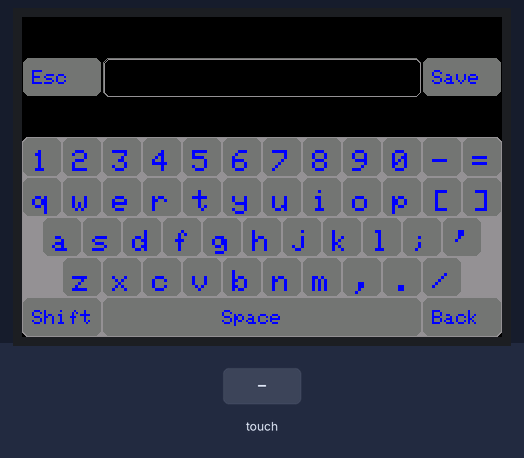
This sketch was run on a simulated Arduino Uno, built with avr-gcc and run on an emulated ATmega328P. On the bench: 480×320 colour display. The inputs (shaded band) are chosen by the test bench.

Above: at 1.8 s.
1.9 s: touch panel pressed at 13 % / 10 % of its raw x / y range
At 3.3 s:
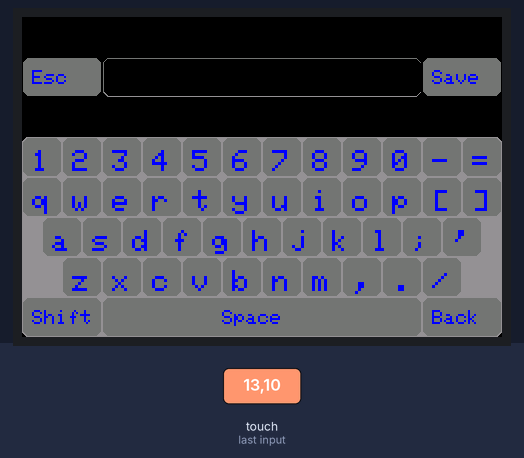
Timing chart, 0 to 4.9 s (numbered marks = the images above; inputs shaded):
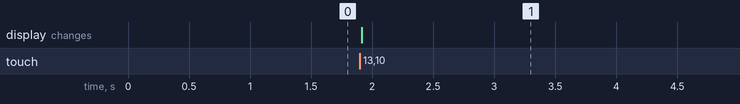

Measured:
- after the input at 1.9 s, the display: changes at once (image 1)

The sketch:

Arduino-TFT320x480_Qwerty.ino
```cpp
// ** TFT Config **
#include <MCUFRIEND_kbv.h>
// #include "Adafruit_GFX.h"// Hardware-specific library
//int keybordLayout[50][7]={{0, 0, 0, 40, 40, 49, 33}, {1, 40, 0, 40, 40, 50, 64}, {2, 80, 0, 40, 40, 51, 35}, {3, 120, 0, 40, 40, 52, 36}, {4, 160, 0, 40, 40, 53, 37}, {5, 200, 0, 40, 40, 54, 94}, {6, 240, 0, 40, 40, 55, 38}, {7, 280, 0, 40, 40, 56, 42}, {8, 320, 0, 40, 40, 57, 40}, {9, 360, 0, 40, 40, 48, 41}, {10, 400, 0, 40, 40, 45, 95}, {11, 440, 0, 40, 40, 61, 43}, {12, 0, 40, 40, 40, 113, 81}, {13, 40, 40, 40, 40, 119, 87}, {14, 80, 40, 40, 40, 101, 69}, {15, 120, 40, 40, 40, 114, 82}, {16, 160, 40, 40, 40, 116, 84}, {17, 200, 40, 40, 40, 121, 89}, {18, 240, 40, 40, 40, 117, 85}, {19, 280, 40, 40, 40, 105, 73}, {20, 320, 40, 40, 40, 111, 79}, {21, 360, 40, 40, 40, 112, 80}, {22, 400, 40, 40, 40, 91, 123}, {23, 440, 40, 40, 40, 93, 125}, {24, 20, 80, 40, 40, 97, 65}, {25, 60, 80, 40, 40, 115, 83}, {26, 100, 80, 40, 40, 100, 68}, {27, 140, 80, 40, 40, 102, 70}, {28, 180, 80, 40, 40, 103, 71}, {29, 220, 80, 40, 40, 104, 72}, {30, 260, 80, 40, 40, 106, 74}, {31, 300, 80, 40, 40, 107, 75}, {32, 340, 80, 40, 40, 108, 76}, {33, 380, 80, 40, 40, 59, 58}, {34, 420, 80, 40, 40, 39, 34}, {35, 40, 120, 40, 40, 122, 90}, {36, 80, 120, 40, 40, 120, 88}, {37, 120, 120, 40, 40, 99, 67}, {38, 160, 120, 40, 40, 118, 86}, {39, 200, 120, 40, 40, 98, 66}, {40, 240, 120, 40, 40, 110, 78}, {41, 280, 120, 40, 40, 109, 77}, {42, 320, 120, 40, 40, 44, 60}, {43, 360, 120, 40, 40, 46, 62}, {44, 400, 120, 40, 40, 47, 63}  , {45, 0, 160, 80, 40, 0, 0}, {46, 80, 160, 240, 40, 0, 0} , {47, 320, 160, 80, 40, 0, 0}, {48, 400, 160, 80, 40, 0, 0}};
int keybordLayout[50][7]={{0, 0, 120, 40, 40, 49, 33}, {1, 40, 120, 40, 40, 50, 64}, {2, 80, 120, 40, 40, 51, 35}, {3, 120, 120, 40, 40, 52, 36}, {4, 160, 120, 40, 40, 53, 37}, {5, 200, 120, 40, 40, 54, 94}, {6, 240, 120, 40, 40, 55, 38}, {7, 280, 120, 40, 40, 56, 42}, {8, 320, 120, 40, 40, 57, 40}, {9, 360, 120, 40, 40, 48, 41}, {10, 400, 120, 40, 40, 45, 95}, {11, 440, 120, 40, 40, 61, 43}, {12, 0, 160, 40, 40, 113, 81}, {13, 40, 160, 40, 40, 119, 87}, {14, 80, 160, 40, 40, 101, 69}, {15, 120, 160, 40, 40, 114, 82}, {16, 160, 160, 40, 40, 116, 84}, {17, 200, 160, 40, 40, 121, 89}, {18, 240, 160, 40, 40, 117, 85}, {19, 280, 160, 40, 40, 105, 73}, {20, 320, 160, 40, 40, 111, 79}, {21, 360, 160, 40, 40, 112, 80}, {22, 400, 160, 40, 40, 91, 123}, {23, 440, 160, 40, 40, 93, 125}, {24, 20, 200, 40, 40, 97, 65}, {25, 60, 200, 40, 40, 115, 83}, {26, 100, 200, 40, 40, 100, 68}, {27, 140, 200, 40, 40, 102, 70}, {28, 180, 200, 40, 40, 103, 71}, {29, 220, 200, 40, 40, 104, 72}, {30, 260, 200, 40, 40, 106, 74}, {31, 300, 200, 40, 40, 107, 75}, {32, 340, 200, 40, 40, 108, 76}, {33, 380, 200, 40, 40, 59, 58}, {34, 420, 200, 40, 40, 39, 34}, {35, 40, 240, 40, 40, 122, 90}, {36, 80, 240, 40, 40, 120, 88}, {37, 120, 240, 40, 40, 99, 67}, {38, 160, 240, 40, 40, 118, 86}, {39, 200, 240, 40, 40, 98, 66}, {40, 240, 240, 40, 40, 110, 78}, {41, 280, 240, 40, 40, 109, 77}, {42, 320, 240, 40, 40, 44, 60}, {43, 360, 240, 40, 40, 46, 62}, {44, 400, 240, 40, 40, 47, 63}, {45, 0, 280, 80, 40, 0, 0}, {46, 80, 280, 320, 40, 0, 0} , {47, 400, 280, 80, 40, 0, 0}, {48, 0, 40, 80, 40, 0, 0}, {49, 400, 40, 80, 40, 0, 0}};

MCUFRIEND_kbv tft;
#define LCD_CS A3 // Chip Select goes to Analog 3
#define LCD_CD A2 // Command/Data goes to Analog 2
#define LCD_WR A1 // LCD Write goes to Analog 1
#define LCD_RD A0 // LCD Read goes to Analog 0
#define LCD_RESET A4 // Can alternately just connect to Arduino's reset pin
// Data D2-D9

// ** microSD Config **
// microSD D10-D13.

// ** Touchscreen Config **
#include <TouchScreen.h>
const int XP = 7, XM = A1, YP = A2, YM = 6; //ID=0x6814 Touchscreen pins
const int TS_LEFT=136,TS_RT=907,TS_TOP=139,TS_BOT=942; // Touchscreen default values
TouchScreen ts = TouchScreen(XP, YP, XM, YM, 300);
TSPoint tp;
#define MINPRESSURE 200
#define MAXPRESSURE 1000

// Assign human-readable names to some common 16-bit color values:
#define BLACK   0x0000
#define BLUE    0x001F
#define RED     0xF800
#define GREEN   0x07E0
#define CYAN    0x07FF
#define MAGENTA 0xF81F
#define YELLOW  0xFFE0
#define WHITE   0xFFFF
#define GRAY   0x9492
#define DARK_GRAY   0x73AE

int buttonWidth = 40;
int buttonHeight = 40;
bool keyboardShift=false;
String chartName;
void setup() {
  uint16_t ID = tft.readID(); //
  tft.begin(ID);
  tft.fillScreen(BLACK);
  tft.setRotation(1);
  showKeyboard();
}
void showKeyboard(){
  keyboardShift=false;
  tft.fillRoundRect(0, 120, 480, 200, 6, GRAY);
  int n, key;
  for (n=0;n<50;n++){
    showButton(keybordLayout[n][1], keybordLayout[n][2], keybordLayout[n][3], keybordLayout[n][4],false, char(keybordLayout[n][5]));
  }
  tft.setTextColor(BLUE);
  tft.setTextSize(2);
  tft.setCursor(10, 293);
  tft.print("Shift");
  tft.setCursor(410, 293);
  tft.print("Back");
  tft.setCursor(200, 293);
  tft.print("Space");
  tft.setCursor(10, 53);
  tft.print("Esc");
  tft.setCursor(410, 53);
  tft.print("Save");
  tft.drawRoundRect(81, 41, 318, 39, 6, DARK_GRAY);
  tft.drawRoundRect(82, 42, 317, 38, 6, GRAY);
}


void loop() {
  // put your main code here, to run repeatedly:
  readTouchScreen();
}
void readTouchScreen() {
  uint16_t xpos, ypos; //screen coordinates
  int n;
  tp = ts.getPoint();   //tp.x, tp.y are ADC values
  pinMode(XM, OUTPUT);
  pinMode(YP, OUTPUT);
  if (tp.z > MINPRESSURE && tp.z < MAXPRESSURE) {
    xpos = map(tp.y, TS_TOP, TS_BOT, 0, tft.width());
    ypos = map(tp.x, TS_RT, TS_LEFT, 0, tft.height());

  for (n=0;n<50;n++){
    if (xpos>keybordLayout[n][1] and ypos>keybordLayout[n][2] and xpos<keybordLayout[n][1]+keybordLayout[n][3] and ypos<keybordLayout[n][2]+keybordLayout[n][4]){
      if(keybordLayout[n][0]<45){
        if (keyboardShift==false){chartName=chartName+char(keybordLayout[n][5]);}
        else {chartName=chartName+char(keybordLayout[n][6]);}
      }
      if(keybordLayout[n][0]==45){
        if (keyboardShift==false){keyboardShift=true;}
        else {keyboardShift=false;}

      }
      if(keybordLayout[n][0]==46){
        chartName=chartName+" ";
      }
      if(keybordLayout[n][0]==47){
        chartName=chartName.substring(0, chartName.length()-1);
      }


    }
  }
  tft.fillRoundRect(82, 42, 317, 37, 6, BLACK);
  tft.setTextColor(BLUE);
  tft.setTextSize(3);
  tft.setCursor(90, 50);
  tft.print(chartName);
  delay(200);
  }
}


void showButton(int fx, int fy, int tx, int ty, bool selected, char buttonLabel){
  uint16_t buttonColor=DARK_GRAY;
  if (selected == true) buttonColor=WHITE;
  tft.fillRoundRect(fx+1, fy+1, tx-2, ty-2, 6, buttonColor);
  tft.drawRoundRect(fx+1, fy+1, tx-2, ty-2, 6, DARK_GRAY);
  tft.setCursor(fx+10, fy+13);
  tft.setTextColor(BLUE);
  tft.setTextSize(3);
  tft.print(buttonLabel);
}
```
